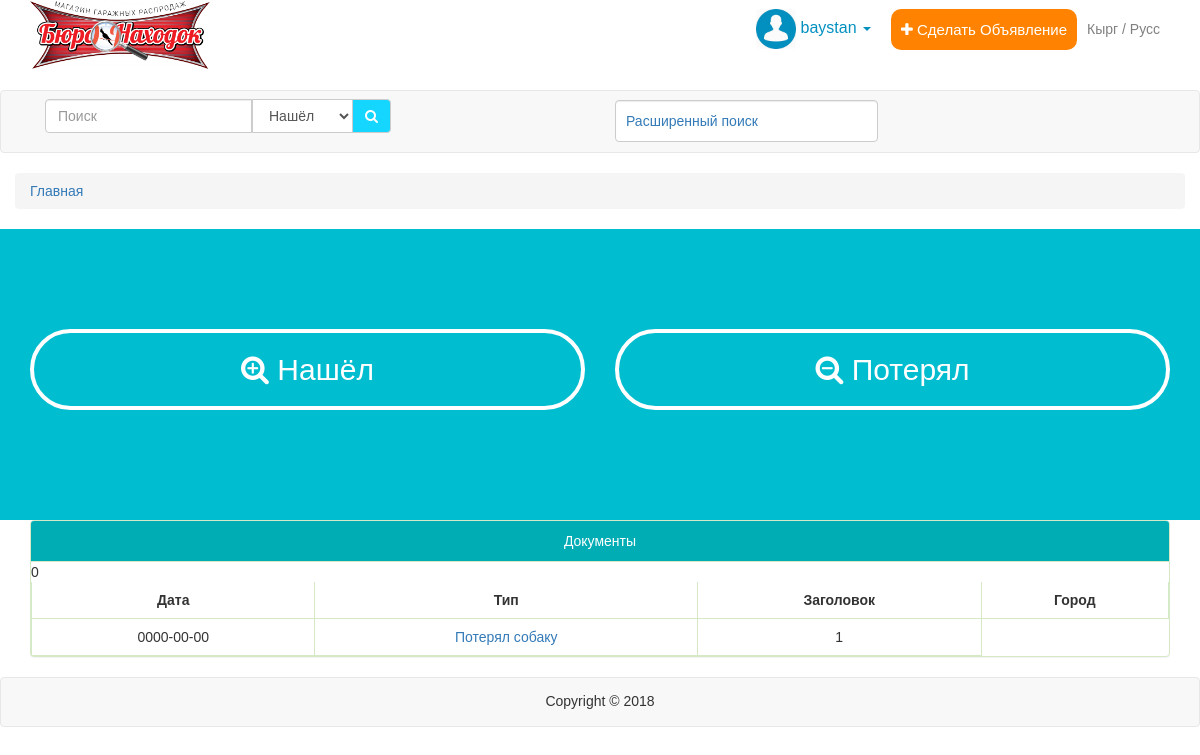
/statistics.php?id=1 (signed in), run on the app's committed database.
### tables this page shows
CREATE TABLE IF NOT EXISTS `categories` (
  `id` int(11) NOT NULL AUTO_INCREMENT,
  `name` varchar(250) NOT NULL,
  `found` varchar(250) NOT NULL,
  PRIMARY KEY (`id`)
);

CREATE TABLE IF NOT EXISTS `ads` (
  `id` int(11) NOT NULL AUTO_INCREMENT,
  `data` date NOT NULL,
  `category` int(11) NOT NULL,
  `caption` varchar(250) NOT NULL,
  `city` varchar(250) NOT NULL,
  `nomer` varchar(250) NOT NULL,
  `des` varchar(250) NOT NULL,
  `id_category` int(11) NOT NULL,
  `picture` varchar(250) NOT NULL,
  `vip` int(11) NOT NULL,
  `id_user` int(11) NOT NULL,
  PRIMARY KEY (`id`)
);

### statistics.php (the view, shortened to what this page needs)
<?php
$connection = mysqli_connect("localhost", "root", "", "buronahodok");
mysqli_set_charset($connection,'utf8');
?>
<!DOCTYPE html>
<html>
<head>
  <link  href="css/bootstrap.css" rel="stylesheet">
  <link rel="stylesheet" type="text/css" href="css/style.css">
  <link rel="stylesheet" type="text/css" href="css/font-awesome.min.css">
  <link rel="stylesheet" href="css/animate.css">
</head>
<body>
     <header class="header">
  <nav class="navbar">
    <div class="container">
    <div class="navbar-header">
      <span><img class="logo" src="img/logo.png"></span>
    </div>
    <div class="navbar-form navbar-right">
    <?php
      if(isset($_SESSION['login'])) {
    ?>
    <div class="user_1 btn-group">
      <div class="user" data-toggle="dropdown"><img class="account_icon" src="img/acc.jpg"> <? echo $_SESSION['login'] ?>
      <span class="caret"></span>
      </div>
      <a <? if (isset($_SESSION['login'])) { echo 'href="ad.php"';} else{echo 'href="chek_in.php"';} ?>>
        <div class="ad">
          <p><i class="fa fa-plus"></i> Сделать Объявление</p>
        </div>
      </a>
      <div class="language">
        Кырг / Русс
      </div>
    <?
    }
    else {
      ?>
        <a href="sign_in.php" class="btn btn-primary border" id="login">Войти</a>
      <a href="chek_in.php" class="btn btn-success border" id="reg">Зарегистрироваться</a>
    <?
    }
    ?>
    </div>
  </nav>
</header>
<section class="section1">
  <nav class="navbar navbar-default">
    <div class="container">
      <div class="row">
      <div class="col-md-6 col-sm-6 col-xs-12">
         <form class="navbar-form" action="search.php" method="POST">
            <div class="input-group">
              <input type="text" class="form-control" placeholder="Поиск">
              <div class="input-group-btn">
                <select class="search" name="aa">
                  <option value=1>Нашёл</option>
                  </select>
              </div>
              <div class="input-group-btn">
                <button class="btn btn-default" type="submit" name="seke"><i class="fa fa-search"></i></button>
              </div>
            </div>
          </form>
        </div>
          <div class="col-md-3 col-sm-4 col-xs-12 bot">
            <div class="poisk"><a data-toggle="collapse" href="#collapseTwo">Расширенный поиск</a></div>
          </div>
      </div>
    </div>
  </nav>
</section>
<div class="container">
  <div class="row">
    <ol class="breadcrumb">
      <li><a href="index.php">Главная</a></li>
  </ol>
  </div>
</div>
<main class="main">
  <div class="container">
    <div class="row">
      <div class="col-lg-6 col-md-6 col-sm-6 col-xs-12 center plus">
        <div id="find" class="btn btn-success find">
          <h2><i class="fa fa-search-plus"></i> Нашёл</h2>
        </div>
      </div>
      <div class="col-lg-6 col-md-6 col-sm-6 col-xs-12 center plus">
        <div id="lost" class="btn btn-danger find">
          <h2><i class="fa fa-search-minus"></i> Потерял</h2>
        </div>
      </div>
    </div>
  </div>
</main>
<div class="result">
<section>
  <div class="container">
    <div class="row">
      <div class="col-md-12 col-sm-12 col-xs-12">
        <div class="panel panel-success">
        <?
        $result = mysqli_query($connection, "SELECT * FROM categories WHERE id=".$_GET['id']);
        while ($row =mysqli_fetch_row($result))
        {
        ?>
          <div class="panel-heading center"><? echo $row[1]; ?></div>
        <?
        }
        ?>
          <table class="table">
             <tr class="center">
                <td><b>Дата</b></td>
                <td><b>Тип</b></td>
                <td><b>Заголовок</b></td>
                <td><b>Город</b></td>
             </tr>
<?php
    $result = mysqli_query($connection, "SELECT * FROM ads INNER JOIN category_tip ON ads.category=category_tip.id WHERE ads.id_category=".$_GET['id']);
  while ($row =mysqli_fetch_row($result)) {
?>
            <tr class="center">
              <td><? echo $row[1]; ?></td>
              <td><a href="index2.php?id=<?php echo $row[0] ?>"><? echo $row[3]; ?></a></td>
              <td><? echo $row[4]; ?></td>
            </tr>
<?
}
?>
          </table>
        </div>
      </div>
    </div>
  </div>
</section>
</div>
<footer class="footer">
  <div class="navbar navbar-default">
    <div class="container">
      <div class="row">
        <div class="center"><p>Copyright © 2018</p></div>
      </div>
    </div>
  </div>
</footer>
</body>
</html>

### css/style.css (style rules this page uses)
* { box-sizing: border-box; }
body { font-size: 14px; font-family: Arial, sans-serif; }
img { width: 100% }
.panel-success > .panel-heading { background-color:#00ADB5; color: #fff; }
.bot { margin-bottom: 10px }
.logo { width: 180px }
.user { font-size: 16px; color: #0290c0; float: left; margin-right: 20px }
.input-group-btn:last-child > .btn { background-color: #15d6ff; color: #fff; }
.search { height: 34px; padding: 6px 12px; font-size: 14px; color: #555; background-color: #fff; border: 1px solid #ccc; float: left; }
.account_icon { width: 40px; }
.ad { float: left; padding: 10px; background-color: #ff8300; border-radius: 10px; font-size: 15px; }
.ad p { margin: 0; padding: 0; color: #fff }
.language { color: grey; padding: 10px; float: left; }
.poisk { display: block; width: 100%; padding: 10px; font-size: 14px; line-height: 1.42857143; color: #555; margin-top: 9px; background-color: #fff; background-image: none; border: 1px solid #ccc; border-radius: 4px; -webkit-box-shadow: inset 0 1px 1px rgba(0, 0, 0, .075); box-shadow: inset 0 1px 1px rgba(0, 0, 0, .075); -webkit-transition: border-color ease-in-out .15s, -webkit-box-shadow ease-in-out .15s; -o-transition: border-color ease-in-out .15s, box-shadow ease-in-out .15s; transition: border-color ease-in-out .15s, box-shadow ease-in-out .15s; }
.user_1 { float: left; }
.center { text-align: center; }
.main { background-color: #00bdd0; padding: 100px 0; }
.main h2 { margin: 0; }
.main .find { width: 100%; padding: 20px; border-radius: 50px; border: 4px solid #fff; background-color: transparent; transition: 1s; color: #fff; cursor: pointer; }
.main .plus { margin-bottom: 10px }
.table tr:first-child { border: 0; }
.table td { border: 1px solid #d6e9c6; }
.footer p { margin-top: 13px }
.navbar-default .navbar-form { border: none; }

### data on the page
categories: name "Документы"
ads: data "0000-00-00", caption "Потерял собаку", city "1"

### other printed values
$_SESSION['login'] "baystan"
